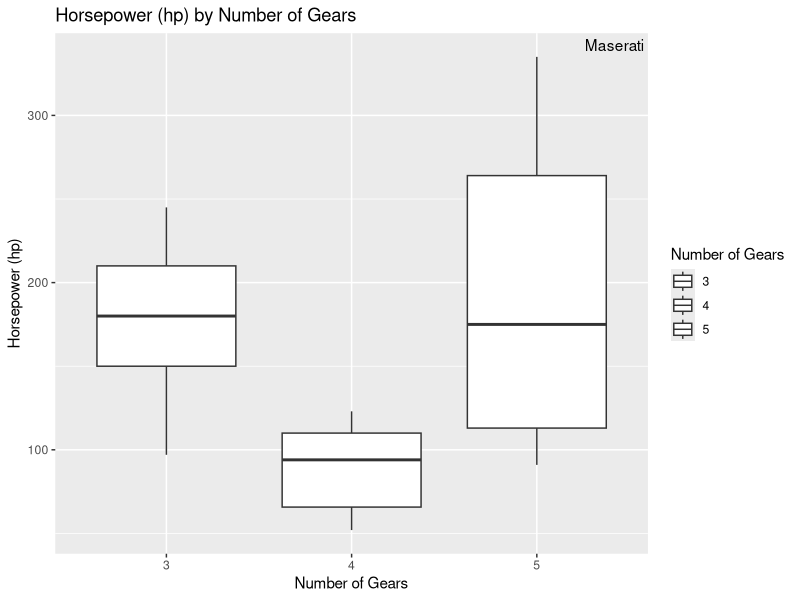

Write R code to recreate this figure.
#Box plot
# Load the necessary library
library(ggplot2)

# Create a box plot with different shapes for gears
ggplot(mtcars, aes(x = factor(gear), y = hp, shape = factor(gear))) +
  geom_boxplot() +
  labs(title = "Horsepower (hp) by Number of Gears",
       x = "Number of Gears",
       y = "Horsepower (hp)") +
  scale_shape_manual(values = c("3" = 1, "4" = 2, "5" = 3)) +
  guides(shape = guide_legend(title = "Number of Gears")) +
  geom_text(data = mtcars[mtcars$hp > quantile(mtcars$hp, 0.75) + 1.5*IQR(mtcars$hp),],
            aes(label = rownames(mtcars[mtcars$hp > quantile(mtcars$hp, 0.75) + 1.5*IQR(mtcars$hp),])),
            vjust = -0.5, hjust = -0.5)

